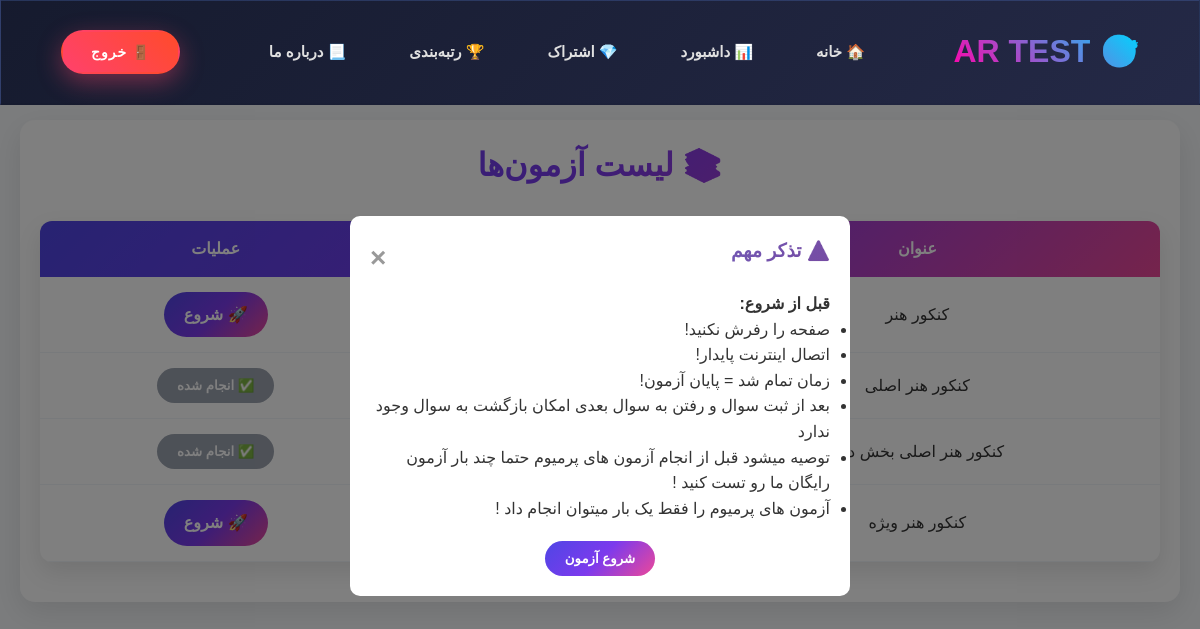
Page /quizzes/ (signed in) on the earlier database version.
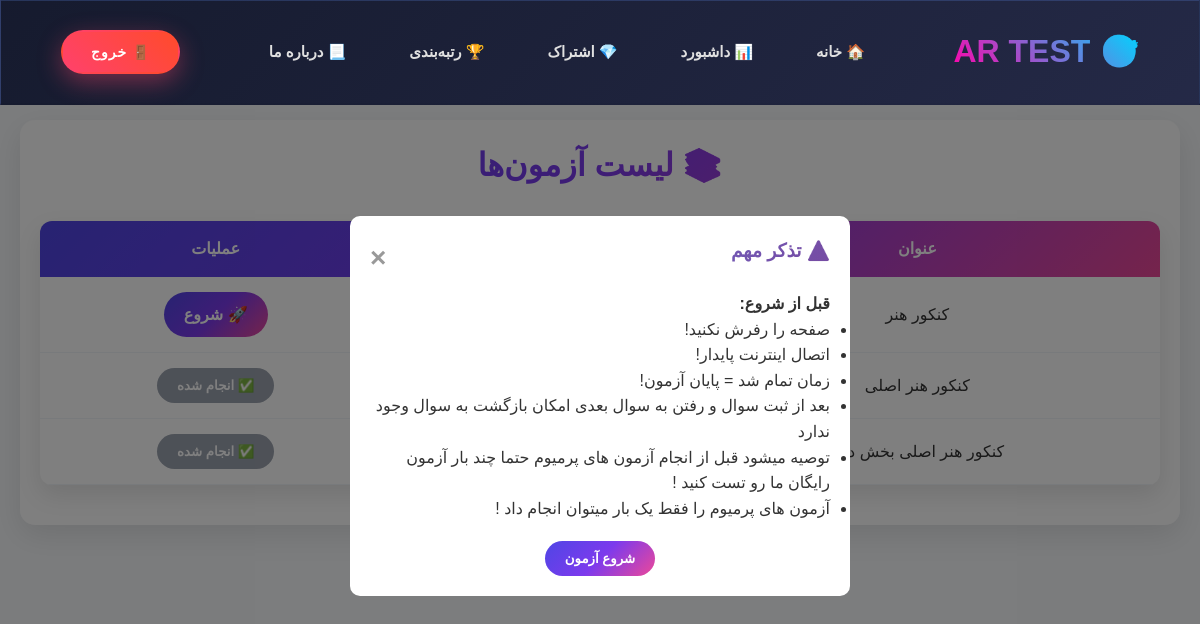
Same page on the later database version.
### quizzes/models.py (models this page shows, shortened)
class Quiz(models.Model):
    title = models.CharField(max_length=200, verbose_name="عنوان آزمون")
    description = models.TextField(verbose_name="توضیحات آزمون", blank=True, null=True)
    is_premium = models.BooleanField(default=False, verbose_name="آزمون ویژه است؟")
    duration_minutes = models.PositiveIntegerField(default=30)
    is_active = models.BooleanField(default=True,verbose_name="آزمون فعال باشد؟")
    created_at = models.DateTimeField(default=timezone.now, verbose_name="تاریخ ایجاد")
    class Meta:
        verbose_name = "آزمون"  # نام مفرد فارسی
        verbose_name_plural = "آزمون‌ها" # نام جمع فارسی

### quizzes/views.py (the view)
# urls.py: path('quizzes/', views.quiz_list_view, name='quiz_list'),
@login_required(login_url='accounts:login')
def quiz_list_view(request):
    quizzes = Quiz.objects.filter(is_active=True)
    user_attempts = QuizAttempt.objects.filter(user=request.user, is_completed=True)
    completed_quiz_ids = user_attempts.values_list('quiz_id', flat=True)
    return render(request, 'quizzes/quiz_list.html', {
        'quizzes': quizzes,
        'completed_quiz_ids': completed_quiz_ids,
        'page_title': 'لیست آزمون‌ها'
    })

### quizzes/templates/quizzes/quiz_list.html (shortened to what this page needs)
{% extends 'base.html' %}
{% block content %}
<div id="exam-modal" class="modal">
    <div class="modal-content">
        <span class="close-button">&times;</span>
        <h3>⚠️ تذکر مهم</h3>
        <p><strong>قبل از شروع:</strong></p>
        <ul style="line-height: 1.6;">
            <li>صفحه را رفرش نکنید!</li>
            <li>اتصال اینترنت پایدار!</li>
            <li>زمان تمام شد = پایان آزمون!</li>
            <li> بعد از ثبت سوال و رفتن به سوال بعدی امکان بازگشت به سوال وجود ندارد</li>
            <li> توصیه میشود قبل از انجام آزمون های پرمیوم حتما چند بار آزمون رایگان ما رو تست کنید !</li>
            <li> آزمون های پرمیوم را فقط یک بار میتوان انجام داد !</li>
        </ul>
        <div style="text-align: center; margin-top: 20px;">
            <button id="start-exam" class="start-quiz-btn">شروع آزمون</button>
        </div>
    </div>
</div>
<div class="dashboard-container">
    <h2>📚 لیست آزمون‌ها</h2>
    {% if quizzes %}
    <table>
        <thead>
            <tr>
                <th>عنوان</th>
                <th>نوع</th>
                <th>عملیات</th>
            </tr>
        </thead>
        <tbody>
            {% for quiz in quizzes %}
            <tr>
                <td>{{ quiz.title }}</td>
                <td>
                    {% if quiz.is_premium %}
                        <span class="premium-badge premium">🔒 پرمیوم</span>
                    {% else %}
                        <span class="premium-badge free">✅ رایگان</span>
                    {% endif %}
                </td>
                <td>
                    {% if quiz.is_premium and quiz.id in completed_quiz_ids %}
                        <button disabled class="start-quiz-btn">✅ انجام شده</button>
                    {% else %}
                        <a href="{% url 'start_quiz' quiz.id %}" class="start-quiz-btn" onclick="openModal()">🚀 شروع</a>
                    {% endif %}
                </td>
            </tr>
            {% endfor %}
        </tbody>
    </table>
    {% else %}
    <div style="text-align:center; padding:40px; color:#6b7280;">
        <div style="font-size:3rem;">📭</div>
        <h3>هیچ آزمونی نیست!</h3>
    </div>
    {% endif %}
</div>
{% endblock %}

Differences in the rows shown:
no longer on this page (row edited): Quiz: title "کنکور هنر ویژه", is_premium "🚀 شروع"
